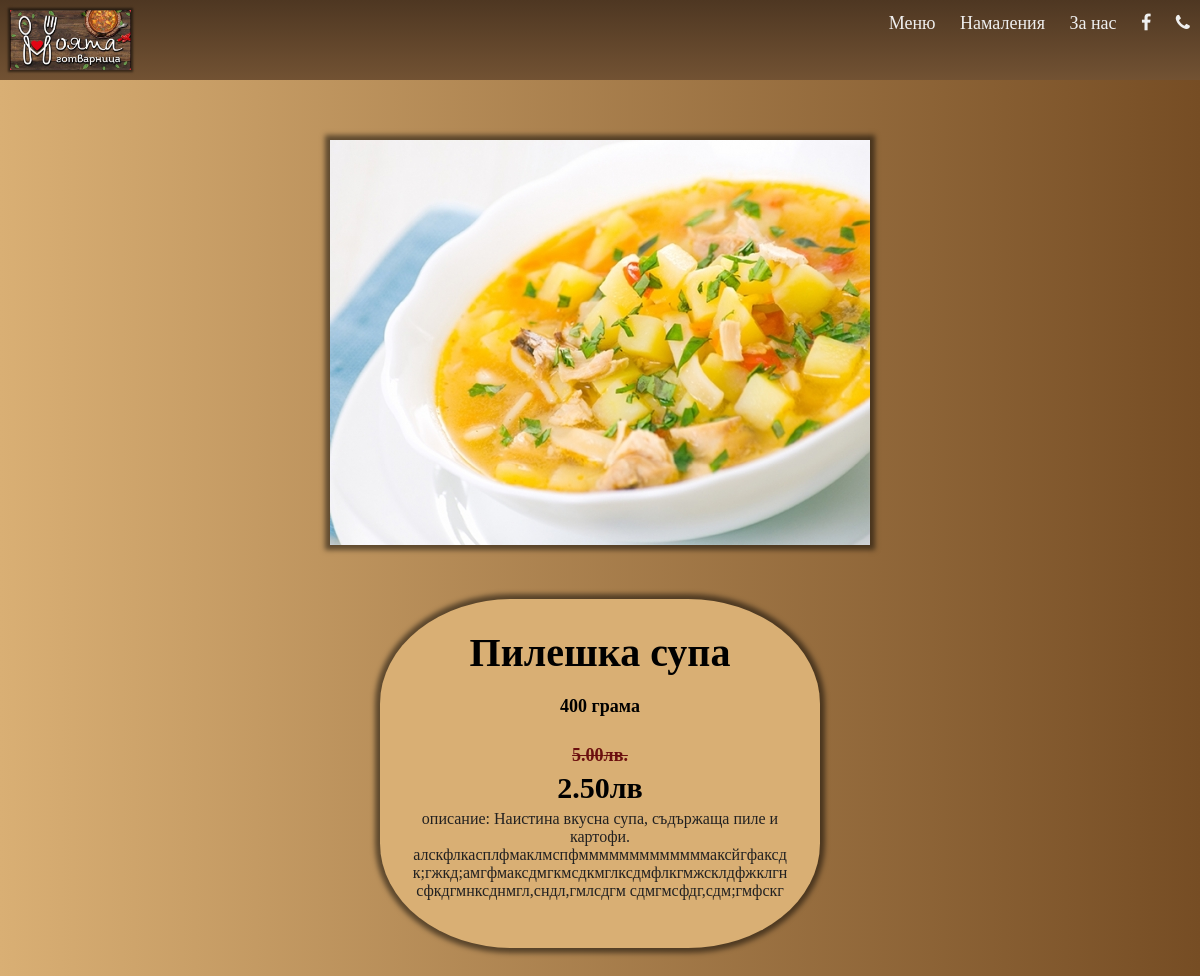
Screenshot of /sale/1/ with the database file from the repository.
### base/models.py (models this page shows, shortened)
class Sale(models.Model):
    dish = models.ForeignKey(Dish, on_delete=models.CASCADE, related_name='sales')
    date = models.DateField()
    price = models.DecimalField(max_digits=8, decimal_places=2)

class Dish(models.Model):
    title = models.CharField(max_length=50)
    dishesType = models.ForeignKey(DishesType, on_delete=models.SET_NULL, null=True)
    weight = models.IntegerField()
    price = models.DecimalField(max_digits=8, decimal_places=2)
    picture = models.ImageField(upload_to='files/picturesDishes')
    description = models.TextField(null=True, blank=True)

### base/views.py (the view)
# urls.py: path('sale/<str:pk>/', views.saleinfo, name="saleinfo"),
def saleinfo(request, pk):
    sale = Sale.objects.get(id=pk)
    if request.method == 'POST':
        toBuy.append(sale)
    context = {'sale':sale}
    return render(request, 'saleinfo.html', context)

### templates/saleinfo.html (shortened to what this page needs)
{% extends 'main.html' %}
{% block content %}
<div class="dish-container">
    <div>
        <div>
            <img src="http://localhost:8000/{{ sale.dish.picture }}"/>
        </div>
    </div>
    <div class="param headshot">
        <h1 style="font-size: 40px; margin-top: 0; margin-bottom: 20px;">{{ sale.dish.title }}</h1>
        <h3>{{ sale.dish.weight}} грама</h3><br>
        <h3 style="text-decoration: line-through; color:rgb(107, 15, 15);">{{ sale.dish.price }}лв.</h3>
        <h3 style="font-size: 30px;">{{sale.price}}лв</h3>
        <p>описание: {{ sale.dish.description }}</p><br>
    </div>
</div>
{% endblock %}

### templates/navbar.html (style rules this page uses)
* { box-sizing: border-box; }
body { background: linear-gradient(to right, #d9af74, #764d24); margin:0; padding:0; }
.dish-container { display: grid; grid-template-columns: 3fr 2fr; }

### templates/saleinfo.html (style rules this page uses)
.dish-container { display: flex; flex-direction: column; align-items: center; padding: 50px; text-align: center; padding-top: 140px; }
h1 { font-size: 24px; margin-bottom: 10px; }
.dish-container img { max-width: 800px; height: auto; width: 100%; box-shadow: 0 0 5px 5px rgba(0, 0, 0, 0.5); margin-bottom: 30px; }
.param { margin-bottom: 20px; border: 2px solid #ccc; border-radius: 10px; padding: 20px; text-align: center; overflow-wrap: break-word; max-width: 40%; }
.headshot { flex-shrink: 0; margin: 20px; border-radius: 30%; border: calc(8px + 0.2vw) solid transparent; background-origin: border-box; background-size: cover; box-sizing: border-box; box-shadow: 0 0 5px 5px rgba(0, 0, 0, 0.5); background-color:#d9af74; }
h3 { font-size: 18px; margin: 5px 0; }
p { font-size: 16px; color: #222121; margin: 0; }

### rows the page displays
Sale: dish.picture (picture), dish "Пилешка супа", dish.weight "400", dish.price "5.00", price "2.50", dish.description "Наистина вкусна супа, съдържаща пиле и картофи. алскфлкасплфмаклмспфмммммммммммммаксйгфаксдк;гжкд;амгфмаксдмгкмсдкмглксдмфлкгмжсклдфжклгнсфкдгмнксднмгл,сндл,гмлсдгм сдмгмсфдг,сдм;гмфскг"
